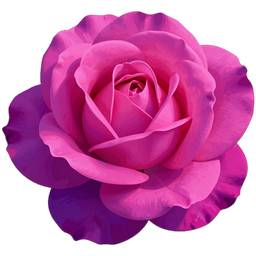
#> input picture launcher/art/rose-256.png, 256 x 256 px
$ python cutout_rose.py rose-256.png rose-64.png
#> lines starting #> are read from the running program, lines starting #| are printed output that depends on the picture; after the words box and inside, x2 and y2 are one past the last pixel; in counts of white or black regions, pixels touching at a corner belong together
"""Cut a generated rose (flat white background) out to a transparent PNG (LAUNCHER-ROSE).

python -I cutout_rose.py in.png out.png
Background = white pixels connected to the border (flood fill), then a soft 2 px edge; tight crop to a square.
"""
import sys
import numpy as np
from PIL import Image, ImageDraw, ImageFilter

src, dst = sys.argv[1], sys.argv[2]
im = Image.open(src).convert('RGB')
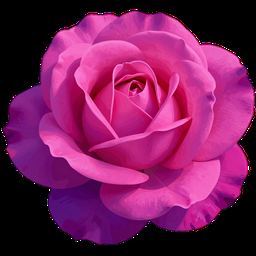
#> im: PIL image 256x256 RGB; mean R, G, B 121.3, 29.3, 90.4
w, h = im.size
#> w = 256; h = 256
probe = im.copy()
MARK = (0, 255, 0)
for x, y in [(0, 0), (w - 1, 0), (0, h - 1), (w - 1, h - 1), (w // 2, 0), (w // 2, h - 1), (0, h // 2), (w - 1, h // 2)]:
    if probe.getpixel((x, y)) != MARK:
        ImageDraw.floodfill(probe, (x, y), MARK, thresh=60)
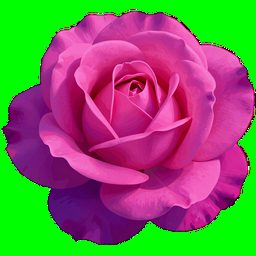
#> probe: PIL image 256x256 RGB; mean R, G, B 121.3, 111.6, 90.4
bg = np.all(np.asarray(probe) == MARK, axis=2)
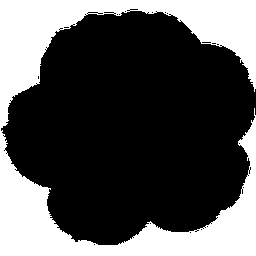
#> bg: shape (256, 256) bool; 32.3% white; 1 white region, box (x1, y1, x2, y2) and area: (0, 0, 256, 256) 21180
alpha = Image.fromarray(np.where(bg, 0, 255).astype(np.uint8))
alpha = alpha.filter(ImageFilter.MinFilter(3)).filter(ImageFilter.GaussianBlur(1.2))
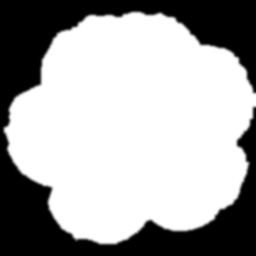
#> alpha: PIL image 256x256 L; min 0, max 255, mean 167.6
a = np.asarray(alpha).astype(np.float32) / 255
rgb = np.asarray(im).astype(np.float32)
# unmix the white fringe from semi-transparent edge pixels
safe = np.maximum(a, 1e-3)[..., None]
rgb = np.clip((rgb - 255 * (1 - a[..., None])) / safe, 0, 255)
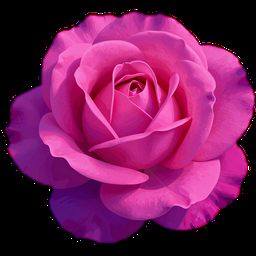
#> rgb: shape (256, 256, 3) float32; mean R, G, B 119.1, 28.4, 88.2
out = Image.fromarray(np.dstack([rgb, a * 255]).astype(np.uint8), 'RGBA')
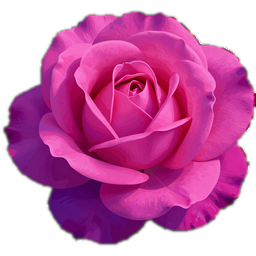
#> out: PIL image 256x256 RGBA; mean R, G, B, A 119.1, 28.4, 88.2, 167.6; transparent parts drawn white
box = out.getbbox()
#> box = (1, 9, 256, 247)
cx, cy = (box[0] + box[2]) // 2, (box[1] + box[3]) // 2
#> cx = 128; cy = 128
half = max(box[2] - box[0], box[3] - box[1]) // 2 + 4
#> half = 131
sq = Image.new('RGBA', (half * 2, half * 2))
#> sq: PIL image 262x262 RGBA; every value is 0
sq.paste(out, (half - cx, half - cy))
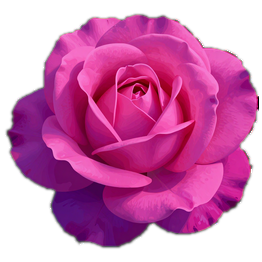
#> sq: PIL image 262x262 RGBA; mean R, G, B, A 113.7, 27.1, 84.2, 160; transparent parts drawn white
sq.save(dst)
print(dst, sq.size)
#| rose-64.png (262, 262)
